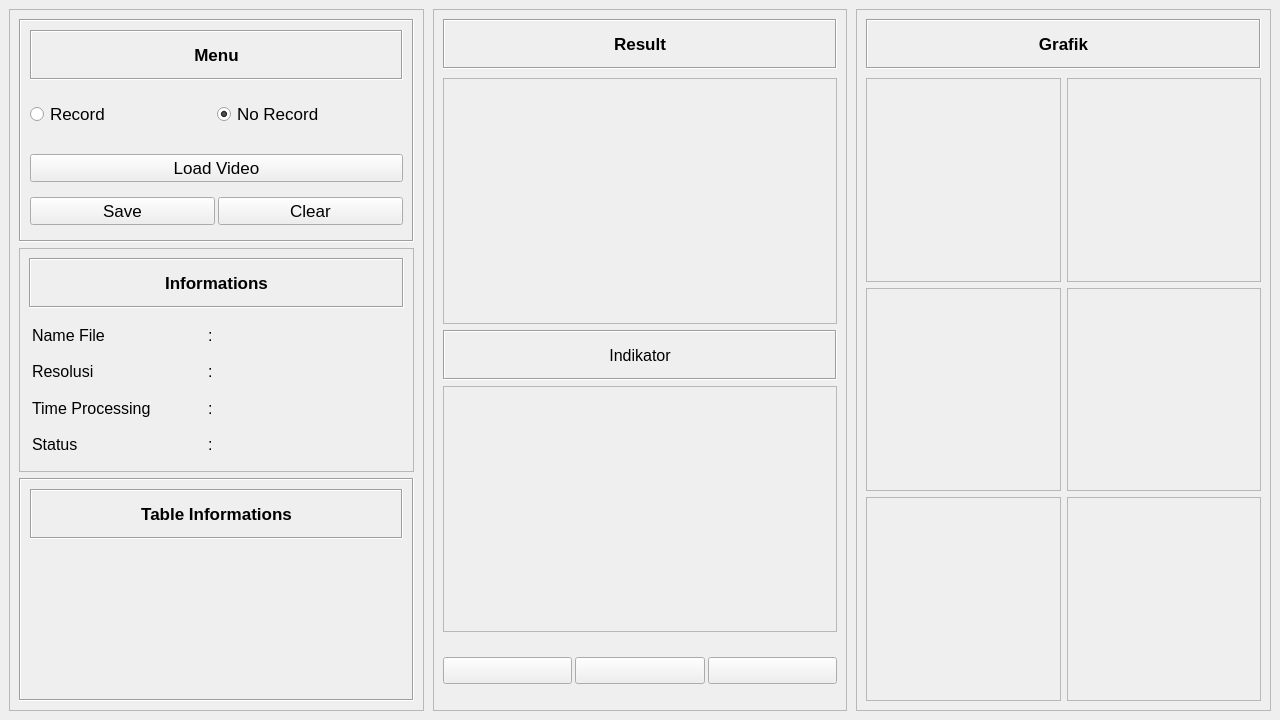
<?xml version="1.0" encoding="UTF-8"?>
<ui version="4.0">
 <class>Form</class>
 <widget class="QWidget" name="Form">
  <property name="geometry">
   <rect>
    <x>0</x>
    <y>0</y>
    <width>1280</width>
    <height>720</height>
   </rect>
  </property>
  <property name="windowTitle">
   <string>Form</string>
  </property>
  <layout class="QHBoxLayout" name="horizontalLayout_3">
   <property name="spacing">
    <number>9</number>
   </property>
   <property name="leftMargin">
    <number>9</number>
   </property>
   <property name="topMargin">
    <number>9</number>
   </property>
   <property name="rightMargin">
    <number>9</number>
   </property>
   <property name="bottomMargin">
    <number>9</number>
   </property>
   <item>
    <widget class="QFrame" name="frame">
     <property name="maximumSize">
      <size>
       <width>16777215</width>
       <height>16777215</height>
      </size>
     </property>
     <property name="frameShape">
      <enum>QFrame::StyledPanel</enum>
     </property>
     <property name="frameShadow">
      <enum>QFrame::Raised</enum>
     </property>
     <layout class="QVBoxLayout" name="verticalLayout_7">
      <property name="spacing">
       <number>6</number>
      </property>
      <property name="leftMargin">
       <number>9</number>
      </property>
      <property name="topMargin">
       <number>9</number>
      </property>
      <property name="rightMargin">
       <number>9</number>
      </property>
      <property name="bottomMargin">
       <number>9</number>
      </property>
      <item>
       <widget class="QFrame" name="frame_3">
        <property name="maximumSize">
         <size>
          <width>16777215</width>
          <height>320</height>
         </size>
        </property>
        <property name="font">
         <font>
          <pointsize>12</pointsize>
          <weight>75</weight>
          <bold>true</bold>
         </font>
        </property>
        <property name="frameShape">
         <enum>QFrame::Box</enum>
        </property>
        <property name="frameShadow">
         <enum>QFrame::Sunken</enum>
        </property>
        <layout class="QVBoxLayout" name="verticalLayout_2">
         <property name="spacing">
          <number>9</number>
         </property>
         <property name="leftMargin">
          <number>9</number>
         </property>
         <property name="topMargin">
          <number>9</number>
         </property>
         <property name="rightMargin">
          <number>9</number>
         </property>
         <property name="bottomMargin">
          <number>9</number>
         </property>
         <item>
          <widget class="QLabel" name="label">
           <property name="maximumSize">
            <size>
             <width>16777215</width>
             <height>50</height>
            </size>
           </property>
           <property name="font">
            <font>
             <pointsize>13</pointsize>
             <weight>75</weight>
             <bold>true</bold>
            </font>
           </property>
           <property name="frameShape">
            <enum>QFrame::Box</enum>
           </property>
           <property name="frameShadow">
            <enum>QFrame::Sunken</enum>
           </property>
           <property name="text">
            <string>Menu</string>
           </property>
           <property name="alignment">
            <set>Qt::AlignCenter</set>
           </property>
          </widget>
         </item>
         <item>
          <widget class="QFrame" name="frame_10">
           <property name="maximumSize">
            <size>
             <width>16777215</width>
             <height>50</height>
            </size>
           </property>
           <property name="font">
            <font>
             <pointsize>12</pointsize>
             <weight>50</weight>
             <bold>false</bold>
            </font>
           </property>
           <property name="frameShape">
            <enum>QFrame::NoFrame</enum>
           </property>
           <property name="frameShadow">
            <enum>QFrame::Raised</enum>
           </property>
           <layout class="QHBoxLayout" name="horizontalLayout_2">
            <property name="spacing">
             <number>0</number>
            </property>
            <property name="leftMargin">
             <number>0</number>
            </property>
            <property name="topMargin">
             <number>0</number>
            </property>
            <property name="rightMargin">
             <number>0</number>
            </property>
            <property name="bottomMargin">
             <number>0</number>
            </property>
            <item>
             <widget class="QRadioButton" name="radioButton_record">
              <property name="font">
               <font>
                <pointsize>13</pointsize>
                <weight>50</weight>
                <bold>false</bold>
               </font>
              </property>
              <property name="text">
               <string>Record</string>
              </property>
             </widget>
            </item>
            <item>
             <widget class="QRadioButton" name="radioButton_norecord">
              <property name="font">
               <font>
                <pointsize>13</pointsize>
                <weight>50</weight>
                <bold>false</bold>
               </font>
              </property>
              <property name="text">
               <string>No Record</string>
              </property>
              <property name="checked">
               <bool>true</bool>
              </property>
             </widget>
            </item>
           </layout>
          </widget>
         </item>
         <item>
          <widget class="QFrame" name="frame_9">
           <property name="maximumSize">
            <size>
             <width>16777215</width>
             <height>140</height>
            </size>
           </property>
           <property name="frameShape">
            <enum>QFrame::NoFrame</enum>
           </property>
           <property name="frameShadow">
            <enum>QFrame::Raised</enum>
           </property>
           <layout class="QVBoxLayout" name="verticalLayout_8">
            <property name="spacing">
             <number>3</number>
            </property>
            <property name="leftMargin">
             <number>0</number>
            </property>
            <property name="topMargin">
             <number>0</number>
            </property>
            <property name="rightMargin">
             <number>0</number>
            </property>
            <property name="bottomMargin">
             <number>0</number>
            </property>
            <item>
             <widget class="QFrame" name="frame_7">
              <property name="maximumSize">
               <size>
                <width>16777215</width>
                <height>16777215</height>
               </size>
              </property>
              <property name="frameShape">
               <enum>QFrame::NoFrame</enum>
              </property>
              <property name="frameShadow">
               <enum>QFrame::Raised</enum>
              </property>
              <layout class="QVBoxLayout" name="verticalLayout_6">
               <property name="spacing">
                <number>0</number>
               </property>
               <property name="leftMargin">
                <number>0</number>
               </property>
               <property name="topMargin">
                <number>0</number>
               </property>
               <property name="rightMargin">
                <number>0</number>
               </property>
               <property name="bottomMargin">
                <number>0</number>
               </property>
               <item>
                <widget class="QPushButton" name="pushButton_2">
                 <property name="maximumSize">
                  <size>
                   <width>16777215</width>
                   <height>16777215</height>
                  </size>
                 </property>
                 <property name="font">
                  <font>
                   <pointsize>13</pointsize>
                   <weight>50</weight>
                   <bold>false</bold>
                  </font>
                 </property>
                 <property name="text">
                  <string>Load Video</string>
                 </property>
                </widget>
               </item>
              </layout>
             </widget>
            </item>
            <item>
             <widget class="QFrame" name="frame_8">
              <property name="maximumSize">
               <size>
                <width>16777215</width>
                <height>16777215</height>
               </size>
              </property>
              <property name="frameShape">
               <enum>QFrame::NoFrame</enum>
              </property>
              <property name="frameShadow">
               <enum>QFrame::Raised</enum>
              </property>
              <layout class="QHBoxLayout" name="horizontalLayout">
               <property name="spacing">
                <number>3</number>
               </property>
               <property name="leftMargin">
                <number>0</number>
               </property>
               <property name="topMargin">
                <number>0</number>
               </property>
               <property name="rightMargin">
                <number>0</number>
               </property>
               <property name="bottomMargin">
                <number>0</number>
               </property>
               <item>
                <widget class="QPushButton" name="pushButton">
                 <property name="font">
                  <font>
                   <pointsize>13</pointsize>
                   <weight>50</weight>
                   <bold>false</bold>
                  </font>
                 </property>
                 <property name="text">
                  <string>Save</string>
                 </property>
                </widget>
               </item>
               <item>
                <widget class="QPushButton" name="pushButton_3">
                 <property name="font">
                  <font>
                   <pointsize>13</pointsize>
                   <weight>50</weight>
                   <bold>false</bold>
                  </font>
                 </property>
                 <property name="text">
                  <string>Clear</string>
                 </property>
                </widget>
               </item>
              </layout>
             </widget>
            </item>
           </layout>
          </widget>
         </item>
        </layout>
       </widget>
      </item>
      <item>
       <widget class="QFrame" name="frame_11">
        <property name="maximumSize">
         <size>
          <width>16777215</width>
          <height>250</height>
         </size>
        </property>
        <property name="frameShape">
         <enum>QFrame::StyledPanel</enum>
        </property>
        <property name="frameShadow">
         <enum>QFrame::Raised</enum>
        </property>
        <layout class="QVBoxLayout" name="verticalLayout_9">
         <property name="spacing">
          <number>9</number>
         </property>
         <property name="leftMargin">
          <number>9</number>
         </property>
         <property name="topMargin">
          <number>9</number>
         </property>
         <property name="rightMargin">
          <number>9</number>
         </property>
         <property name="bottomMargin">
          <number>9</number>
         </property>
         <item>
          <widget class="QLabel" name="label_3">
           <property name="maximumSize">
            <size>
             <width>16777215</width>
             <height>50</height>
            </size>
           </property>
           <property name="font">
            <font>
             <pointsize>13</pointsize>
             <weight>75</weight>
             <bold>true</bold>
            </font>
           </property>
           <property name="frameShape">
            <enum>QFrame::Box</enum>
           </property>
           <property name="frameShadow">
            <enum>QFrame::Sunken</enum>
           </property>
           <property name="text">
            <string>Informations</string>
           </property>
           <property name="alignment">
            <set>Qt::AlignCenter</set>
           </property>
          </widget>
         </item>
         <item>
          <widget class="QFrame" name="frame_18">
           <property name="maximumSize">
            <size>
             <width>16777215</width>
             <height>180</height>
            </size>
           </property>
           <property name="font">
            <font>
             <pointsize>12</pointsize>
            </font>
           </property>
           <property name="frameShape">
            <enum>QFrame::NoFrame</enum>
           </property>
           <property name="frameShadow">
            <enum>QFrame::Raised</enum>
           </property>
           <layout class="QVBoxLayout" name="verticalLayout_11">
            <property name="spacing">
             <number>0</number>
            </property>
            <property name="leftMargin">
             <number>3</number>
            </property>
            <property name="topMargin">
             <number>0</number>
            </property>
            <property name="rightMargin">
             <number>0</number>
            </property>
            <property name="bottomMargin">
             <number>0</number>
            </property>
            <item>
             <widget class="QFrame" name="frame_13">
              <property name="frameShape">
               <enum>QFrame::NoFrame</enum>
              </property>
              <property name="frameShadow">
               <enum>QFrame::Raised</enum>
              </property>
              <layout class="QHBoxLayout" name="horizontalLayout_4">
               <property name="spacing">
                <number>0</number>
               </property>
               <property name="leftMargin">
                <number>0</number>
               </property>
               <property name="topMargin">
                <number>0</number>
               </property>
               <property name="rightMargin">
                <number>0</number>
               </property>
               <property name="bottomMargin">
                <number>0</number>
               </property>
               <item>
                <widget class="QLabel" name="label_informasi_2">
                 <property name="maximumSize">
                  <size>
                   <width>300</width>
                   <height>16777215</height>
                  </size>
                 </property>
                 <property name="frameShape">
                  <enum>QFrame::NoFrame</enum>
                 </property>
                 <property name="text">
                  <string>Name File </string>
                 </property>
                 <property name="alignment">
                  <set>Qt::AlignLeading|Qt::AlignLeft|Qt::AlignVCenter</set>
                 </property>
                </widget>
               </item>
               <item>
                <widget class="QLabel" name="label_10">
                 <property name="maximumSize">
                  <size>
                   <width>20</width>
                   <height>16777215</height>
                  </size>
                 </property>
                 <property name="text">
                  <string>:</string>
                 </property>
                </widget>
               </item>
               <item>
                <widget class="QLabel" name="name_file">
                 <property name="text">
                  <string/>
                 </property>
                </widget>
               </item>
              </layout>
             </widget>
            </item>
            <item>
             <widget class="QFrame" name="frame_14">
              <property name="frameShape">
               <enum>QFrame::NoFrame</enum>
              </property>
              <property name="frameShadow">
               <enum>QFrame::Raised</enum>
              </property>
              <layout class="QHBoxLayout" name="horizontalLayout_7">
               <property name="spacing">
                <number>0</number>
               </property>
               <property name="leftMargin">
                <number>0</number>
               </property>
               <property name="topMargin">
                <number>0</number>
               </property>
               <property name="rightMargin">
                <number>0</number>
               </property>
               <property name="bottomMargin">
                <number>0</number>
               </property>
               <item>
                <widget class="QLabel" name="label_informasi_6">
                 <property name="maximumSize">
                  <size>
                   <width>300</width>
                   <height>16777215</height>
                  </size>
                 </property>
                 <property name="frameShape">
                  <enum>QFrame::NoFrame</enum>
                 </property>
                 <property name="text">
                  <string>Resolusi</string>
                 </property>
                 <property name="alignment">
                  <set>Qt::AlignLeading|Qt::AlignLeft|Qt::AlignVCenter</set>
                 </property>
                </widget>
               </item>
               <item>
                <widget class="QLabel" name="label_17">
                 <property name="maximumSize">
                  <size>
                   <width>20</width>
                   <height>16777215</height>
                  </size>
                 </property>
                 <property name="text">
                  <string>:</string>
                 </property>
                </widget>
               </item>
               <item>
                <widget class="QLabel" name="label_resolusi">
                 <property name="text">
                  <string/>
                 </property>
                </widget>
               </item>
              </layout>
             </widget>
            </item>
            <item>
             <widget class="QFrame" name="frame_16">
              <property name="frameShape">
               <enum>QFrame::NoFrame</enum>
              </property>
              <property name="frameShadow">
               <enum>QFrame::Raised</enum>
              </property>
              <layout class="QHBoxLayout" name="horizontalLayout_8">
               <property name="spacing">
                <number>0</number>
               </property>
               <property name="leftMargin">
                <number>0</number>
               </property>
               <property name="topMargin">
                <number>0</number>
               </property>
               <property name="rightMargin">
                <number>0</number>
               </property>
               <property name="bottomMargin">
                <number>0</number>
               </property>
               <item>
                <widget class="QLabel" name="label_informasi_7">
                 <property name="maximumSize">
                  <size>
                   <width>300</width>
                   <height>16777215</height>
                  </size>
                 </property>
                 <property name="frameShape">
                  <enum>QFrame::NoFrame</enum>
                 </property>
                 <property name="text">
                  <string>Time Processing</string>
                 </property>
                 <property name="alignment">
                  <set>Qt::AlignLeading|Qt::AlignLeft|Qt::AlignVCenter</set>
                 </property>
                </widget>
               </item>
               <item>
                <widget class="QLabel" name="label_19">
                 <property name="maximumSize">
                  <size>
                   <width>20</width>
                   <height>16777215</height>
                  </size>
                 </property>
                 <property name="text">
                  <string>:</string>
                 </property>
                </widget>
               </item>
               <item>
                <widget class="QLabel" name="label_time_pro">
                 <property name="text">
                  <string/>
                 </property>
                </widget>
               </item>
              </layout>
             </widget>
            </item>
            <item>
             <widget class="QFrame" name="frame_17">
              <property name="frameShape">
               <enum>QFrame::NoFrame</enum>
              </property>
              <property name="frameShadow">
               <enum>QFrame::Raised</enum>
              </property>
              <layout class="QHBoxLayout" name="horizontalLayout_9">
               <property name="spacing">
                <number>0</number>
               </property>
               <property name="leftMargin">
                <number>0</number>
               </property>
               <property name="topMargin">
                <number>0</number>
               </property>
               <property name="rightMargin">
                <number>0</number>
               </property>
               <property name="bottomMargin">
                <number>0</number>
               </property>
               <item>
                <widget class="QLabel" name="label_informasi_8">
                 <property name="maximumSize">
                  <size>
                   <width>300</width>
                   <height>16777215</height>
                  </size>
                 </property>
                 <property name="frameShape">
                  <enum>QFrame::NoFrame</enum>
                 </property>
                 <property name="text">
                  <string>Status</string>
                 </property>
                 <property name="alignment">
                  <set>Qt::AlignLeading|Qt::AlignLeft|Qt::AlignVCenter</set>
                 </property>
                </widget>
               </item>
               <item>
                <widget class="QLabel" name="label_21">
                 <property name="maximumSize">
                  <size>
                   <width>20</width>
                   <height>16777215</height>
                  </size>
                 </property>
                 <property name="text">
                  <string>:</string>
                 </property>
                </widget>
               </item>
               <item>
                <widget class="QLabel" name="label_status">
                 <property name="text">
                  <string/>
                 </property>
                </widget>
               </item>
              </layout>
             </widget>
            </item>
           </layout>
          </widget>
         </item>
        </layout>
       </widget>
      </item>
      <item>
       <widget class="QFrame" name="frame_15">
        <property name="maximumSize">
         <size>
          <width>16777215</width>
          <height>800</height>
         </size>
        </property>
        <property name="frameShape">
         <enum>QFrame::Box</enum>
        </property>
        <property name="frameShadow">
         <enum>QFrame::Sunken</enum>
        </property>
        <layout class="QVBoxLayout" name="verticalLayout_12">
         <property name="spacing">
          <number>9</number>
         </property>
         <property name="leftMargin">
          <number>9</number>
         </property>
         <property name="topMargin">
          <number>9</number>
         </property>
         <property name="rightMargin">
          <number>9</number>
         </property>
         <property name="bottomMargin">
          <number>9</number>
         </property>
         <item>
          <widget class="QLabel" name="label_8">
           <property name="maximumSize">
            <size>
             <width>16777215</width>
             <height>50</height>
            </size>
           </property>
           <property name="font">
            <font>
             <pointsize>13</pointsize>
             <weight>75</weight>
             <bold>true</bold>
            </font>
           </property>
           <property name="frameShape">
            <enum>QFrame::Box</enum>
           </property>
           <property name="frameShadow">
            <enum>QFrame::Sunken</enum>
           </property>
           <property name="text">
            <string>Table Informations</string>
           </property>
           <property name="alignment">
            <set>Qt::AlignCenter</set>
           </property>
          </widget>
         </item>
         <item>
          <widget class="QLabel" name="label_table">
           <property name="text">
            <string/>
           </property>
          </widget>
         </item>
        </layout>
       </widget>
      </item>
     </layout>
    </widget>
   </item>
   <item>
    <widget class="QFrame" name="frame_5">
     <property name="frameShape">
      <enum>QFrame::StyledPanel</enum>
     </property>
     <property name="frameShadow">
      <enum>QFrame::Raised</enum>
     </property>
     <layout class="QVBoxLayout" name="verticalLayout_5">
      <property name="spacing">
       <number>9</number>
      </property>
      <property name="leftMargin">
       <number>9</number>
      </property>
      <property name="topMargin">
       <number>9</number>
      </property>
      <property name="rightMargin">
       <number>9</number>
      </property>
      <property name="bottomMargin">
       <number>9</number>
      </property>
      <item>
       <widget class="QLabel" name="label_7">
        <property name="maximumSize">
         <size>
          <width>16777215</width>
          <height>50</height>
         </size>
        </property>
        <property name="font">
         <font>
          <pointsize>13</pointsize>
          <weight>75</weight>
          <bold>true</bold>
         </font>
        </property>
        <property name="frameShape">
         <enum>QFrame::Box</enum>
        </property>
        <property name="frameShadow">
         <enum>QFrame::Sunken</enum>
        </property>
        <property name="text">
         <string>Result</string>
        </property>
        <property name="alignment">
         <set>Qt::AlignCenter</set>
        </property>
       </widget>
      </item>
      <item>
       <widget class="QFrame" name="frame_22">
        <property name="frameShape">
         <enum>QFrame::NoFrame</enum>
        </property>
        <property name="frameShadow">
         <enum>QFrame::Raised</enum>
        </property>
        <layout class="QVBoxLayout" name="verticalLayout_13">
         <property name="leftMargin">
          <number>0</number>
         </property>
         <property name="topMargin">
          <number>0</number>
         </property>
         <property name="rightMargin">
          <number>0</number>
         </property>
         <property name="bottomMargin">
          <number>0</number>
         </property>
         <item>
          <widget class="QLabel" name="label_ori_8">
           <property name="frameShape">
            <enum>QFrame::StyledPanel</enum>
           </property>
           <property name="text">
            <string/>
           </property>
          </widget>
         </item>
         <item>
          <widget class="QLabel" name="label_indi_dp">
           <property name="maximumSize">
            <size>
             <width>16777215</width>
             <height>50</height>
            </size>
           </property>
           <property name="font">
            <font>
             <pointsize>12</pointsize>
            </font>
           </property>
           <property name="frameShape">
            <enum>QFrame::Box</enum>
           </property>
           <property name="frameShadow">
            <enum>QFrame::Sunken</enum>
           </property>
           <property name="text">
            <string>Indikator</string>
           </property>
           <property name="alignment">
            <set>Qt::AlignCenter</set>
           </property>
          </widget>
         </item>
         <item>
          <widget class="QLabel" name="label_ori_7">
           <property name="frameShape">
            <enum>QFrame::StyledPanel</enum>
           </property>
           <property name="text">
            <string/>
           </property>
          </widget>
         </item>
        </layout>
       </widget>
      </item>
      <item>
       <widget class="QFrame" name="frame_12">
        <property name="maximumSize">
         <size>
          <width>16777215</width>
          <height>60</height>
         </size>
        </property>
        <property name="frameShape">
         <enum>QFrame::NoFrame</enum>
        </property>
        <property name="frameShadow">
         <enum>QFrame::Raised</enum>
        </property>
        <layout class="QHBoxLayout" name="horizontalLayout_10">
         <property name="spacing">
          <number>3</number>
         </property>
         <property name="leftMargin">
          <number>0</number>
         </property>
         <property name="topMargin">
          <number>0</number>
         </property>
         <property name="rightMargin">
          <number>0</number>
         </property>
         <property name="bottomMargin">
          <number>0</number>
         </property>
         <item>
          <widget class="QPushButton" name="pushButton_backward">
           <property name="maximumSize">
            <size>
             <width>16777215</width>
             <height>16777215</height>
            </size>
           </property>
           <property name="font">
            <font>
             <pointsize>12</pointsize>
             <weight>50</weight>
             <bold>false</bold>
            </font>
           </property>
           <property name="text">
            <string/>
           </property>
           <property name="icon">
            <iconset>
             <normaloff>icon/step-backward.png</normaloff>icon/step-backward.png</iconset>
           </property>
          </widget>
         </item>
         <item>
          <widget class="QPushButton" name="pushButton_play">
           <property name="maximumSize">
            <size>
             <width>16777215</width>
             <height>16777215</height>
            </size>
           </property>
           <property name="font">
            <font>
             <pointsize>12</pointsize>
             <weight>50</weight>
             <bold>false</bold>
            </font>
           </property>
           <property name="styleSheet">
            <string notr="true"/>
           </property>
           <property name="text">
            <string/>
           </property>
           <property name="icon">
            <iconset>
             <normalon>icon/play.png</normalon>
             <disabledon>icon/pause.png</disabledon>
            </iconset>
           </property>
          </widget>
         </item>
         <item>
          <widget class="QPushButton" name="pushButton_forward">
           <property name="maximumSize">
            <size>
             <width>16777215</width>
             <height>16777215</height>
            </size>
           </property>
           <property name="font">
            <font>
             <pointsize>12</pointsize>
             <weight>50</weight>
             <bold>false</bold>
            </font>
           </property>
           <property name="text">
            <string/>
           </property>
           <property name="icon">
            <iconset>
             <normaloff>icon/step-forward.png</normaloff>icon/step-forward.png</iconset>
           </property>
          </widget>
         </item>
        </layout>
       </widget>
      </item>
     </layout>
    </widget>
   </item>
   <item>
    <widget class="QFrame" name="frame_6">
     <property name="frameShape">
      <enum>QFrame::StyledPanel</enum>
     </property>
     <property name="frameShadow">
      <enum>QFrame::Raised</enum>
     </property>
     <layout class="QVBoxLayout" name="verticalLayout_4">
      <property name="spacing">
       <number>9</number>
      </property>
      <property name="leftMargin">
       <number>9</number>
      </property>
      <property name="topMargin">
       <number>9</number>
      </property>
      <property name="rightMargin">
       <number>9</number>
      </property>
      <property name="bottomMargin">
       <number>9</number>
      </property>
      <item>
       <widget class="QLabel" name="label_9">
        <property name="maximumSize">
         <size>
          <width>16777215</width>
          <height>50</height>
         </size>
        </property>
        <property name="font">
         <font>
          <pointsize>13</pointsize>
          <weight>75</weight>
          <bold>true</bold>
         </font>
        </property>
        <property name="frameShape">
         <enum>QFrame::Box</enum>
        </property>
        <property name="frameShadow">
         <enum>QFrame::Sunken</enum>
        </property>
        <property name="text">
         <string>Grafik</string>
        </property>
        <property name="alignment">
         <set>Qt::AlignCenter</set>
        </property>
       </widget>
      </item>
      <item>
       <widget class="QFrame" name="frame_23">
        <property name="frameShape">
         <enum>QFrame::NoFrame</enum>
        </property>
        <property name="frameShadow">
         <enum>QFrame::Raised</enum>
        </property>
        <layout class="QHBoxLayout" name="horizontalLayout_5">
         <property name="leftMargin">
          <number>0</number>
         </property>
         <property name="topMargin">
          <number>0</number>
         </property>
         <property name="rightMargin">
          <number>0</number>
         </property>
         <property name="bottomMargin">
          <number>0</number>
         </property>
         <item>
          <widget class="QFrame" name="frame_20">
           <property name="frameShape">
            <enum>QFrame::NoFrame</enum>
           </property>
           <property name="frameShadow">
            <enum>QFrame::Raised</enum>
           </property>
           <layout class="QVBoxLayout" name="verticalLayout_10">
            <property name="leftMargin">
             <number>0</number>
            </property>
            <property name="topMargin">
             <number>0</number>
            </property>
            <property name="rightMargin">
             <number>0</number>
            </property>
            <property name="bottomMargin">
             <number>0</number>
            </property>
            <item>
             <widget class="QLabel" name="label_ori_4">
              <property name="frameShape">
               <enum>QFrame::StyledPanel</enum>
              </property>
              <property name="text">
               <string/>
              </property>
             </widget>
            </item>
            <item>
             <widget class="QLabel" name="label_ori">
              <property name="frameShape">
               <enum>QFrame::StyledPanel</enum>
              </property>
              <property name="text">
               <string/>
              </property>
             </widget>
            </item>
            <item>
             <widget class="QLabel" name="label_grap">
              <property name="frameShape">
               <enum>QFrame::StyledPanel</enum>
              </property>
              <property name="text">
               <string/>
              </property>
             </widget>
            </item>
           </layout>
          </widget>
         </item>
         <item>
          <widget class="QFrame" name="frame_21">
           <property name="frameShape">
            <enum>QFrame::NoFrame</enum>
           </property>
           <property name="frameShadow">
            <enum>QFrame::Raised</enum>
           </property>
           <layout class="QVBoxLayout" name="verticalLayout_3">
            <property name="leftMargin">
             <number>0</number>
            </property>
            <property name="topMargin">
             <number>0</number>
            </property>
            <property name="rightMargin">
             <number>0</number>
            </property>
            <property name="bottomMargin">
             <number>0</number>
            </property>
            <item>
             <widget class="QLabel" name="label_ori_6">
              <property name="frameShape">
               <enum>QFrame::StyledPanel</enum>
              </property>
              <property name="text">
               <string/>
              </property>
             </widget>
            </item>
            <item>
             <widget class="QLabel" name="label_ori_5">
              <property name="frameShape">
               <enum>QFrame::StyledPanel</enum>
              </property>
              <property name="text">
               <string/>
              </property>
             </widget>
            </item>
            <item>
             <widget class="QLabel" name="label_ori_2">
              <property name="frameShape">
               <enum>QFrame::StyledPanel</enum>
              </property>
              <property name="text">
               <string/>
              </property>
             </widget>
            </item>
           </layout>
          </widget>
         </item>
        </layout>
       </widget>
      </item>
     </layout>
    </widget>
   </item>
  </layout>
 </widget>
 <resources/>
 <connections/>
</ui>
